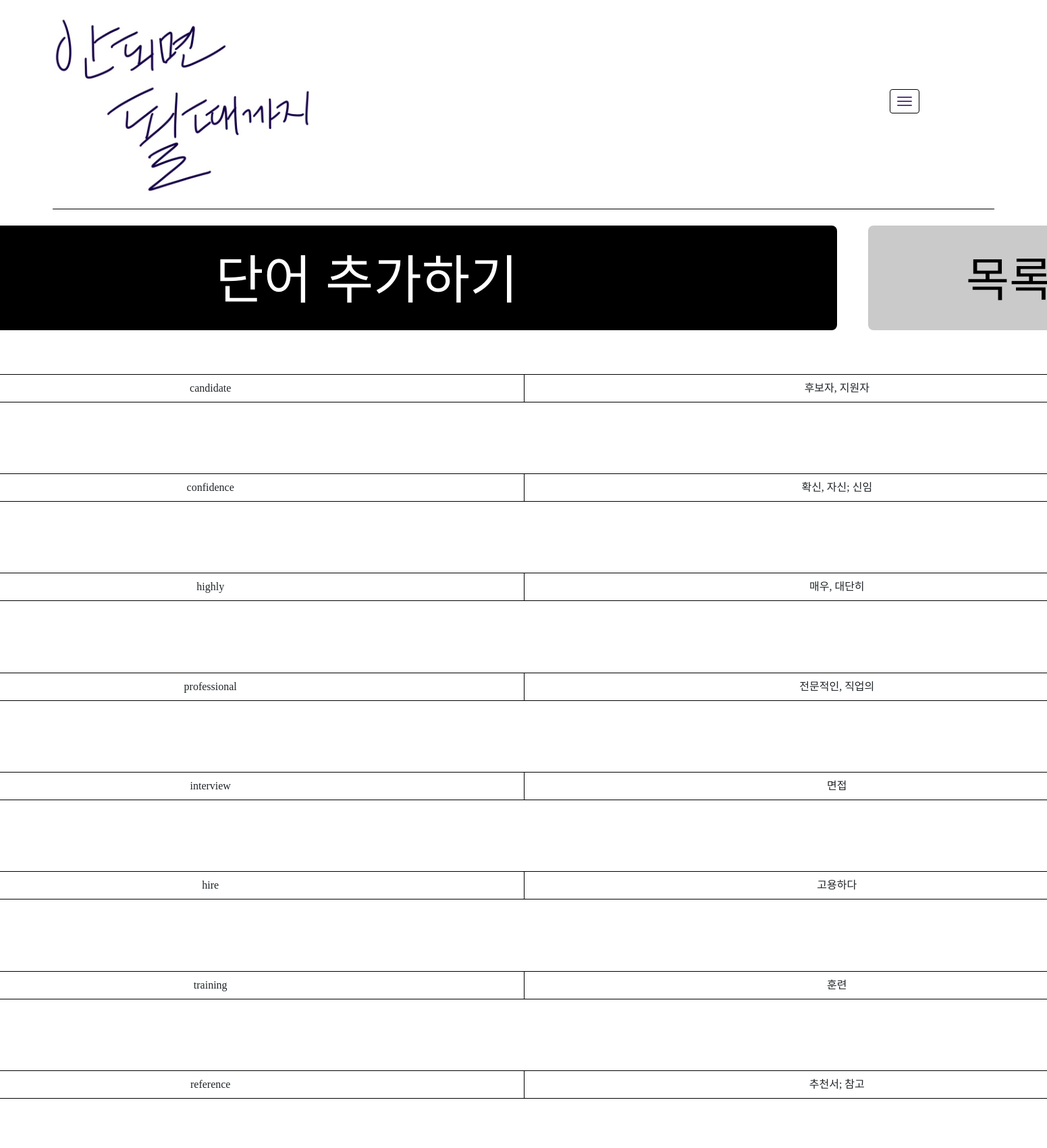
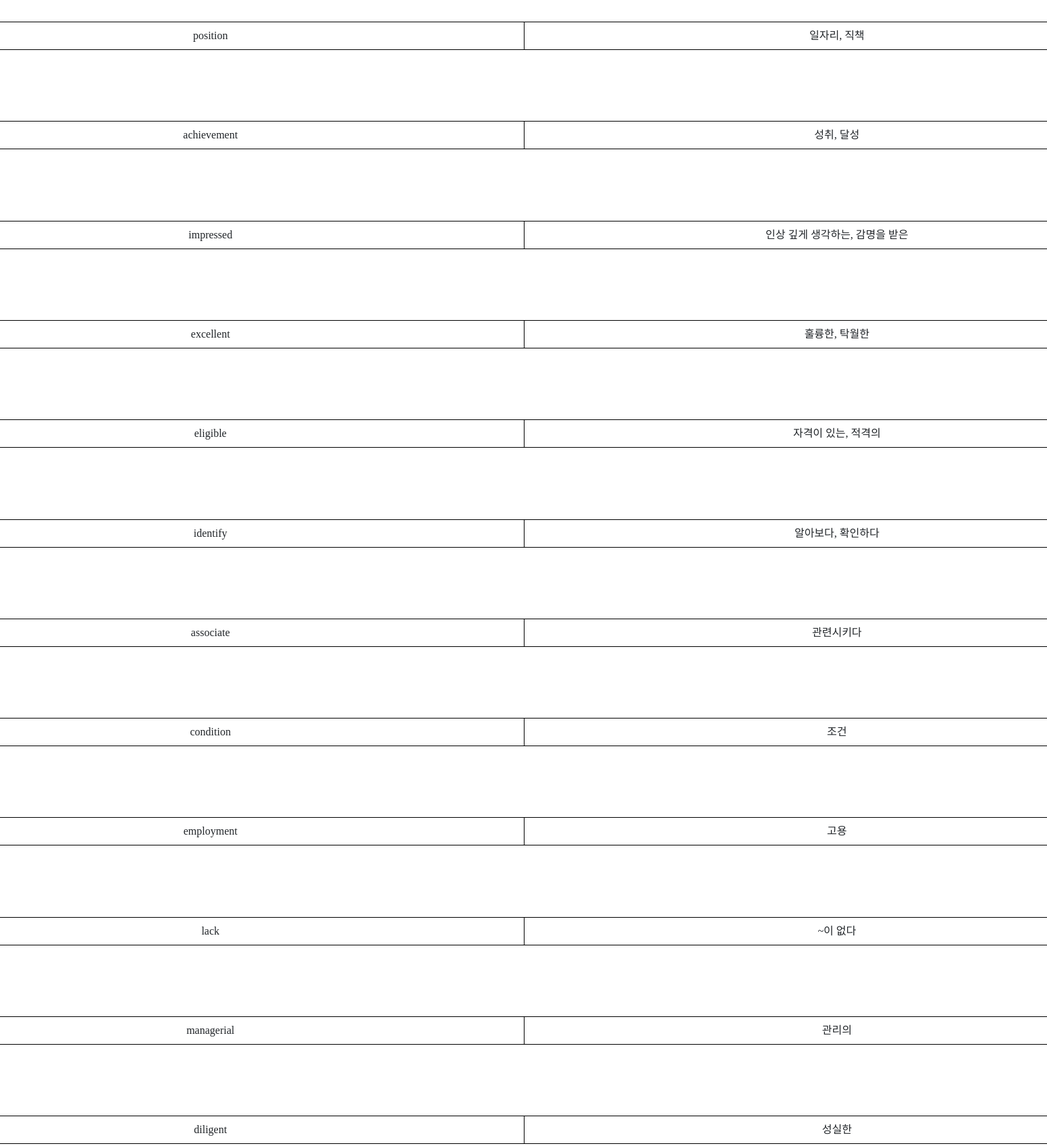
/study/vocabulary/words/1/ (signed in, upper part), run on the app's committed database (2 pictures, top to bottom).
### study/models.py (models this page shows)
class Vocas(models.Model):
    vocabulary = models.ForeignKey(Vocabulary, on_delete=models.CASCADE)
    author = models.ForeignKey(User, on_delete=models.CASCADE)
    eng = models.CharField(max_length=50)
    kor = models.CharField(max_length=50)
    today = models.DateField(default=datetime.today)

### study/views.py (the view)
# urls.py: path("vocabulary/words/<int:id>/", views.vocabulary_words),
@login_required
def vocabulary_words(request, id):
    vocabulary = Vocabulary.objects.get(id=id)
    vocas = Vocas.objects.filter(vocabulary=vocabulary)
    template = loader.get_template('study/vocabulary_words.html')
    context = {
        "vocas":vocas,
        "id": id,
    }
    return HttpResponse(template.render(context, request))

### templates/study/vocabulary_words.html (shortened to what this page needs)
<!DOCTYPE html>
<html lang="ko">
<head>
    {% load static %}
    <link rel="stylesheet" href="{% static 'study/css/vocabulary_daily.css' %}">
    <link href="https://cdn.jsdelivr.net/npm/bootstrap@5.2.1/dist/css/bootstrap.min.css" rel="stylesheet">
</head>
<body>
    <div class="hamberger_menu">
        <a class="navbar-toggle" href="#" role="button" id="dropdownMenuLink" data-bs-toggle="dropdown" aria-expanded="false">
            <span class="icon-bar"></span>
            <span class="icon-bar"></span>
            <span class="icon-bar"></span>
        </a>
    </div>
    <div class="title">
        <img src="{% static 'study/img/vocafight_logo.png' %}" class="logo">
    </div>
    <div class="entrances">
        <button type="button" class="entrance" onclick="location.href='/study/vocabulary/{{id}}/'">단어 추가하기</button>
        <button type="button" class="contents" onclick="location.href='/study/vocabulary/'">목록</button>
    </div>
    <div class="vocabulary">
    {% for voca in vocas %}
        <div class="voca voca_{{voca.id}}">
            <div class="set">
                <div class="eng">
                    {{voca.eng}}
                </div>
                <div class="kor">
                    {{voca.kor}}
                </div>
            </div>
        </div>
    {% endfor %}
    </div>
</body>
</html>

### static/study/css/vocabulary_daily.css (style rules this page uses)
body { display: flex; flex-direction: column; justify-content: center; align-items: center; }
.title { display: flex; align-items: center; width: 90vw; height: 20vmin; font-size: 5vh; border-bottom: 1px solid black; margin-bottom: 3vh; }
.logo { width: 25vmin; cursor: pointer; }
.vocabulary { display: flex; flex-direction: column; width: 45vmax; }
.voca { display: flex; justify-content: space-between; align-items: center; width: 45vmax; margin-bottom: 1vh; }
.set { display: flex; width: 40vmax; border-top: 1px solid black; border-bottom: 1px solid black; border-left: 1px solid black; border-right: 1px solid black; border-radius: 1vmax; }
.eng { display: flex; justify-content: center; align-items: center; width: 20vmax; padding: 1vh 1vw 1vh 1vw; font-family: 'GothicA1-Light'; }
.kor { display: flex; justify-content: center; align-items: center; width: 20vmax; flex-wrap: wrap; border-left: 1px solid black; padding: 1vh 1vw 1vh 1vw; font-family: 'GothicA1-Light'; }
.entrances { display: flex; justify-content: space-between; align-items: center; width: 40vmax; margin-bottom: 2vh; }
.entrance { display: flex; justify-content: center; align-items: center; width: 30vmax; height: 10vmin; font-size: 5vmin; font-weight:lighter; border-radius: 1vh; background-color: black; color: rgb(255, 255, 255); border: none; }
.contents { display: flex; justify-content: center; align-items: center; width: 9vmax; height: 10vmin; font-size: 1.5vmax; font-weight:lighter; border-radius: 1vh; background-color: rgb(202, 202, 202); color: black; border: none; }
.hamberger_menu { position: absolute; top: 8vmin; right: 10vw; width: 5vw; }
.navbar-toggle { position: relative; float: left; padding: 10px; margin-top: 8px; margin-right: 15px; margin-bottom: 8px; background-color: white; background-image: none; border: 1px solid black; border-radius: 4px; }
.icon-bar { background-color: #563d7c; display: block; width: 22px; height: 2px; border-radius: 1px; }
.navbar-toggle .icon-bar+.icon-bar { margin-top: 4px; }

### data on the page
Vocas: eng "candidate", kor "후보자, 지원자"
Vocas: eng "confidence", kor "확신, 자신; 신임"
Vocas: eng "highly", kor "매우, 대단히"
Vocas: eng "professional", kor "전문적인, 직업의"
Vocas: eng "interview", kor "면접"
Vocas: eng "hire", kor "고용하다"
Vocas: eng "training", kor "훈련"
Vocas: eng "reference", kor "추천서; 참고"
Vocas: eng "position", kor "일자리, 직책"
Vocas: eng "achievement", kor "성취, 달성"
Vocas: eng "impressed", kor "인상 깊게 생각하는, 감명을 받은"
Vocas: eng "excellent", kor "훌륭한, 탁월한"
Vocas: eng "eligible", kor "자격이 있는, 적격의"
Vocas: eng "identify", kor "알아보다, 확인하다"
Vocas: eng "associate", kor "관련시키다"
Vocas: eng "condition", kor "조건"
Vocas: eng "employment", kor "고용"
Vocas: eng "lack", kor "~이 없다"
Vocas: eng "managerial", kor "관리의"
Vocas: eng "diligent", kor "성실한"
